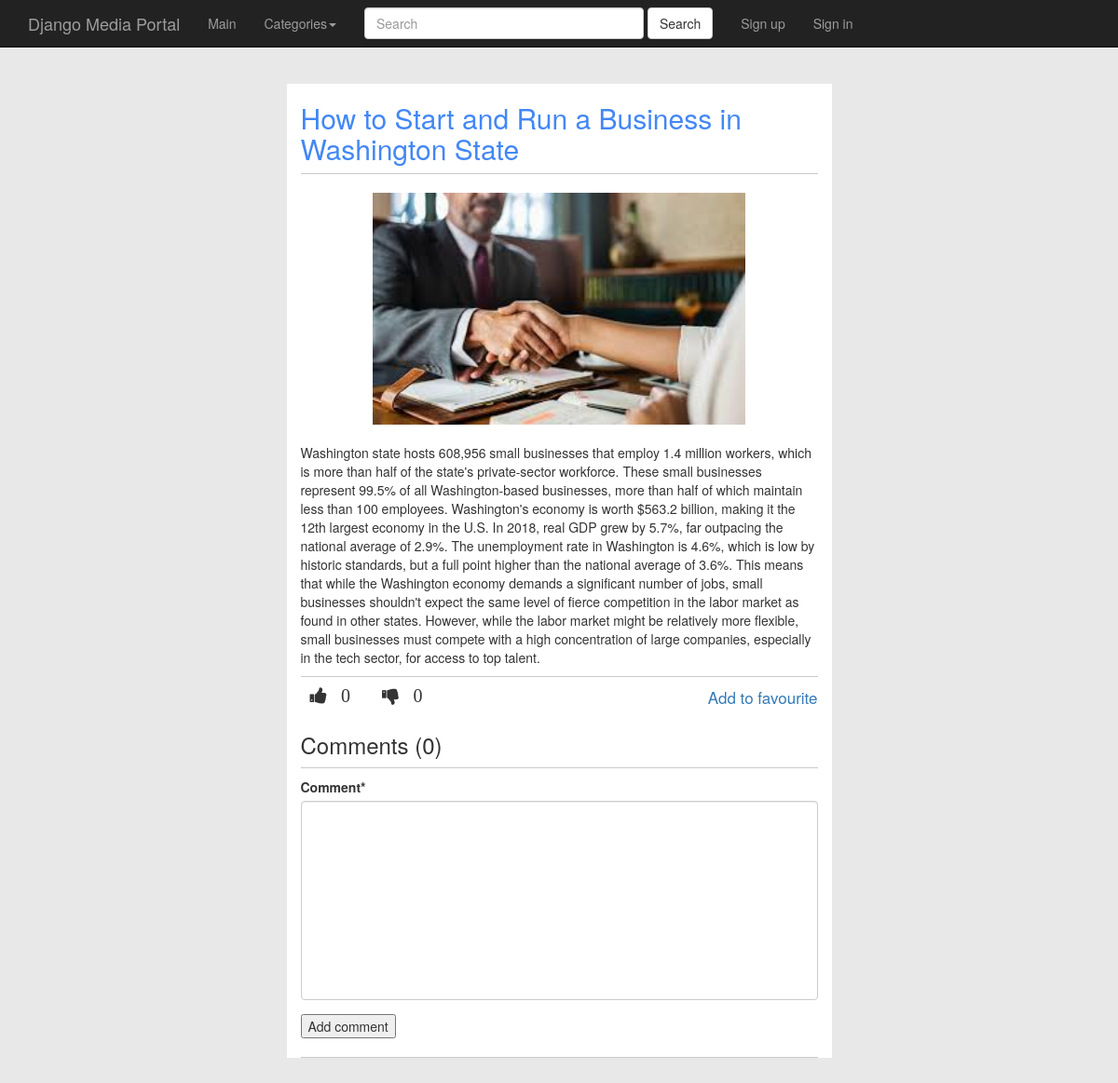
Page /article/business/start-and-run-business/ on the committed database.
### mediaportal_app/models.py (models this page shows, shortened)
class Article(models.Model):
	category = models.ForeignKey(Category, on_delete=models.CASCADE)
	title = models.CharField(max_length=120)
	slug = models.SlugField(max_length=120)
	image = models.ImageField(upload_to=generate_filename)
	content = models.TextField()
	likes = models.PositiveIntegerField(default=0)
	dislikes = models.PositiveIntegerField(default=0)
	comments = models.ManyToManyField('Comments', blank=True)
	time_added = models.DateTimeField(auto_now_add=True)
	users_reactions = models.ManyToManyField(settings.AUTH_USER_MODEL, blank=True)
	def get_absolute_url(self):
		return reverse('article_detail_view', kwargs={'category_slug': self.category.slug, 'slug': self.slug})

### mediaportal_app/views.py (the view)
# urls.py: re_path(r'^article/(?P<category_slug>[-\w]+)/(?P<slug>[-\w]+)/$', ArticleDetailView.as_view(), name='article_detail_view'),
class ArticleDetailView(DetailView):
	model = Article
	template_name = 'article_detail.html'
	def get_context_data(self, *args, **kwargs):
		context = super(ArticleDetailView, self).get_context_data(*args, **kwargs)
		context['categories'] = Category.objects.all()
		context['article'] = self.get_object()
		context['article_comments'] = self.get_object().comments.all().order_by('-timestamp')
		context['form'] = CommentCreationForm()
		return context

### mediaportal_app/forms.py
class CommentCreationForm(forms.ModelForm):
	content = forms.CharField(widget=forms.Textarea, label='Comment')
	class Meta:
		model = Article
		fields = ('content',)
	def __init__(self, *args, **kwargs):
		super(CommentCreationForm, self).__init__(*args, **kwargs)

### mediaportal_app/models.py (called while the page is built)
	def get_absolute_url(self):
		return reverse('category_detail_view', kwargs={'slug': self.slug})

### mediaportal_app/templates/article_detail.html (shortened to what this page needs)
{% extends 'index.html' %}
{% load static %}
{% load crispy_forms_tags %}
{% block content %}
<div class="container">
	<div class="row">
		<div class="col-md-6 col-md-offset-3 article-item">
			<a href="{{ article.get_absolute_url }}"><h2>{{ article.title }}</h2></a>
			<img height="250" width="400" src="{{ article.image.url }}" class="img-responsive">
			<p>{{ article.content }}</p>
			<div class="post-footer">
				<i class="fa fa-thumbs-up like" id="like-{{ article.id }}" data-id="{{ article.id }}" aria-hidden="true">
					<span id="likes-count-{{ article.id }}">{{ article.likes }}</span>
				</i>
				<i class="fa fa-thumbs-down dislike" id="dislike-{{ article.id }}" data-id="{{ article.id }}" aria-hidden="true">
					<span id="dislikes-count-{{ article.id }}">{{ article.dislikes }}</span>
				</i>
				<span class="add-to-fav" article-id="{{ article.id }}"><a href="#">Add to favourite</a></span>
			</div>
			<h3>Comments (<span id="comments-count">{{ article_comments.count }}</span>)</h3>
			<form method="POST" action="">
				{{ form|crispy }}
				<input type="button" id="add-new-post" value="Add comment" article-id="{{ article.id }}">
			</form>
		</div>
	</div>
</div>
{% endblock content %}

### static_in_dev/css/4-col-portfolio.css (style rules this page uses)
body { padding-top: 70px; }

### static_in_dev/css/style.css (style rules this page uses)
body { background-color: #e8e8e8; }
textarea { resize: none; }
.article-item { margin-top: 20px; background-color: white; }
.article-item:last-child { margin-bottom: 50px; }
.article-item img { display: block; margin: 20px auto 20px auto; }
.article-item a { text-decoration: none; }
.article-item h2 { border-bottom: 1px solid #c9c9c9; padding-bottom: 10px; color: #4287f5; }
.article-item input[type="button"] { margin-bottom: 20px; }
.article-item form { border-bottom: 1px solid #c9c9c9; }
.article-item h3 { border-bottom: 1px solid #c9c9c9; padding-bottom: 10px; }
.article-item .post-footer { border-top: 1px solid #c9c9c9; }
.article-item .post-footer i { font-size: 20px; margin: 10px 0px 10px 10px; cursor: pointer; }
.article-item .post-footer i span { margin-left: 10px; }
.article-item .post-footer i:not(:first-child) { margin-left: 30px; }
.article-item .post-footer .add-to-fav { float: right; margin-top: 10px; font-size: 17px; }

### rows in the picture
Article: title "How to Start and Run a Business in Washington State", image (picture), content "Washington state hosts 608,956 small businesses that employ 1.4 million workers, which is more than half of the state's private-sector workforce. These small businesses represent 99.5% of all Washington-based businesses, more than half of which maintain less than 100 employees. Washington's economy is worth $563.2 billion, making it the 12th largest economy in the U.S. In 2018, real GDP grew by 5.7%, far outpacing the national average of 2.9%. The unemployment rate in Washington is 4.6%, which is low by historic standards, but a full point higher than the national average of 3.6%. This means that while the Washington economy demands a significant number of jobs, small businesses shouldn't…", likes "0", dislikes "0"

### other values in the picture
{{ article_comments.count }} "0"
